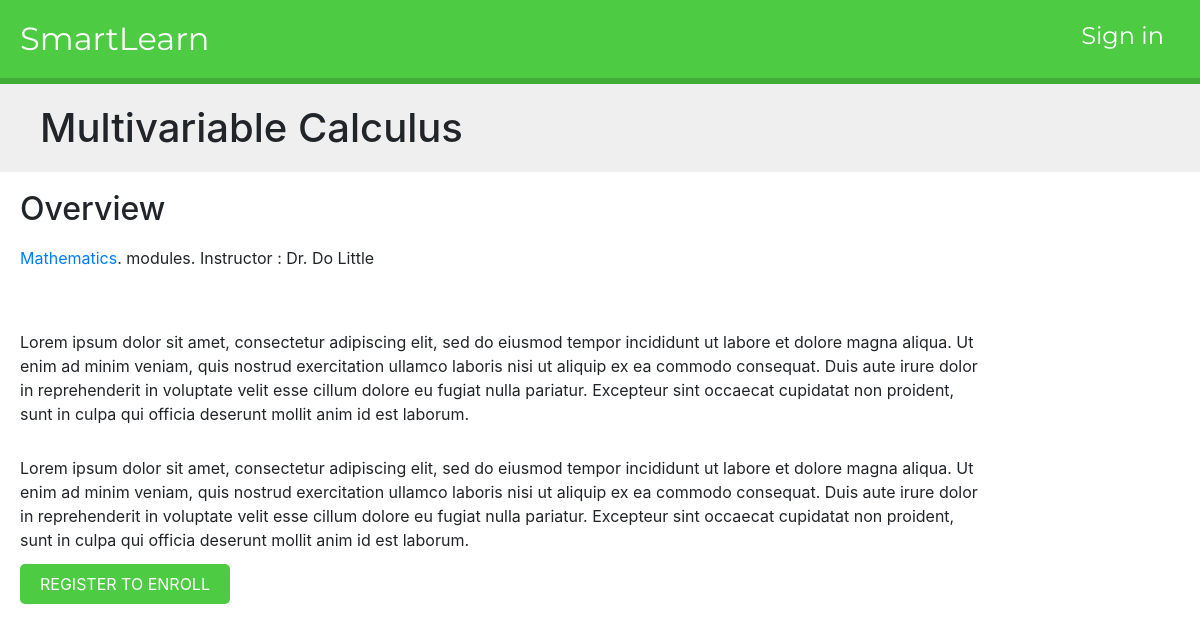
The app's page /course/mult-calc/ with its own data.
### courses/models.py (models this page shows, shortened)
class Course(models.Model):
    owner = models.ForeignKey(User,
                              related_name='courses_created',
                              on_delete=models.CASCADE)
    subject = models.ForeignKey(Subject,
                                related_name='courses',
                                on_delete=models.CASCADE)
    title = models.CharField(max_length=200)
    slug = models.SlugField(max_length=200, unique=True)
    overview = models.TextField()
    created = models.DateTimeField(auto_now_add=True)
    students = models.ManyToManyField(User,related_name='courses_joined',blank=True)
    class Meta:
         ordering = ['-created']

class Subject(models.Model):
    title = models.CharField(max_length=200)
    slug = models.SlugField(max_length=200, unique=True)
    class Meta:
           ordering = ['title']

### courses/views.py (the view)
class CourseDetailView(DetailView):
    model = Course
    template_name = 'courses/course/detail.html'
    def get_context_data(self, **kwargs):
        context = super(CourseDetailView,
                            self).get_context_data(**kwargs)
        context['enroll_form'] = CourseEnrollForm(
                                       initial={'course':self.object})
        return context

### courses/templates/courses/course/detail.html (shortened to what this page needs)
{% extends "base.html" %}
{% load student %}
{% block content %}
    {% with subject=course.subject %}
        <h1>
            {{ object.title }}
        </h1>
        <div class="module">
            <h2>Overview</h2>
            <p>
                <a href="{% url "course_list_subject" subject.slug %}">
                {{ subject.title }}</a>.
                {{course.module.count}} modules.
                Instructor : {{course.owner.get_full_name}}
            {{ object.overview|linebreaks }}
            {% if request.user.is_authenticated %}
                <form action="{% url "student_enroll_course" %}" method="post">
                    {{ enroll_form }}
                    {% csrf_token %}
                    <input type="submit" class="button" value="Enroll now">
                </form>
            {% else %}
                <a href="{% url "student_registration" %}" class="button">
                    Register to enroll
                </a>
            {% endif %}
        </div>
    {% endwith %}
{% endblock %}

### courses/static/css/base.css (style rules this page uses)
body { margin:0; font-family:'Roboto', sans-serif; font-weight:400; color:#333; }
a { color:#3fad37; text-decoration:none; }
h1, h2, h3, h4, h5, h6 { font-family:'Roboto', sans-serif; font-weight:300; }
h1 { background:#efefef; width:100%; overflow:auto; padding:20px 0 20px 40px; margin:0; }
.module { padding:10px 20px; float:left; width:1000px; }
.module p { margin:10px 0 20px; width:100%; float:left; }
input[type=submit], a.button { border-radius:5px; background:#4dcc43; color:#fff; font-size:16px; text-transform:uppercase; border:none; padding:10px 20px; margin:20px 0; }

### records on screen
Course: title "Multivariable Calculus", owner.get_full_name "Dr. Do Little", overview "Lorem ipsum dolor sit amet, consectetur adipiscing elit, sed do eiusmod tempor incididunt ut labore et dolore magna aliqua. Ut enim ad minim veniam, quis nostrud exercitation ullamco laboris nisi ut aliquip ex ea commodo consequat. Duis aute irure dolor in reprehenderit in voluptate velit esse cillum dolore eu fugiat nulla pariatur. Excepteur sint occaecat cupidatat non proident, sunt in culpa qui officia deserunt mollit anim id est laborum. Lorem ipsum dolor sit amet, consectetur adipiscing elit, sed do eiusmod tempor incididunt ut labore et dolore magna aliqua. Ut enim ad minim veniam, quis nostrud exercitation ullamco laboris nisi ut aliquip ex ea commodo consequat. Duis aute irure dolor…"
Subject: title "Mathematics"
